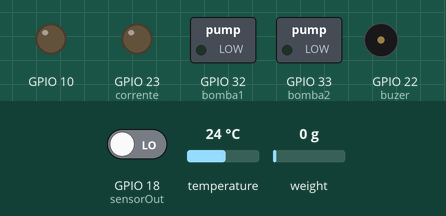
This sketch was run on a simulated ESP32. Parts: switched loads named in the sketch (green lamp = pin HIGH), output pins drawn as LEDs (lit = HIGH), buzzer (waves = sounding). The test bench sets the inputs (shaded band); at power-on: weight on the scale 0 g, GPIO 18 (sensorOut) LOW, temperature 24 °C. Pins used as bus, display or sensor lines are not drawn; what the sketch prints to the serial monitor is not drawn.

Above: at 9.3 s.
9.4 s: weight on the scale set to 10 g
At 19.9 s:
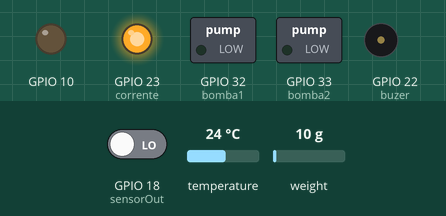
20.7 s: weight on the scale set to 13 g
At 29.2 s:
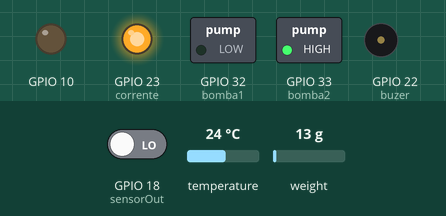
Timing chart, 0 to 30.7 s (numbered marks = the images above; inputs shaded):
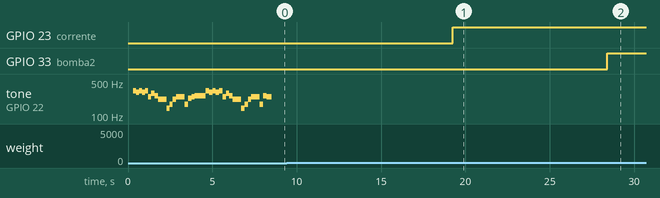

The sketch:

Main_Code.ino
```cpp
//temperatura
#include <OneWire.h>
#include <HX711.h>
#include <DallasTemperature.h>
#include <ESP32Servo.h>
#include "pitches.h"


#define ONE_WIRE_BUS 5
#define buzer 22
#define DT 14
#define SCK 27
#define bomba1 32
#define bomba2 33
#define zero_factor -324559
#define DEC_POINT  2
const int corrente= 23 ;
float offset=0;
float get_units_kg();
float Pararbombadetintabranca ;
float Pararbombadetintapreta ;
// BluetoothSerial SerialBT;

OneWire oneWire(ONE_WIRE_BUS);

HX711 scale;

DallasTemperature sensors(&oneWire);

extern void buzzer();
extern void temperatura();
extern void cor();
extern int getRedPW();
extern int getGreenPW();
extern int getBluePW();
extern void peso();


int peso1=0;
int pesoMax=2;


 float CelciusMax=26;
 float Celcius=0;
 float pesoFinal = 2.918;
float massaPresente = 0;
float lerPeso = 0;
float percentagem=0.5;
float calibration_factor =-1388779.00;//-158779
//cor
// Define color sensor pins

#define S0 4
#define S1 2
#define S2 19
#define S3 21
#define sensorOut 18

// Calibration Values
// Get these from Calibration Sketch

int redMin = 389; // Red minimum value
int redMax = 443; // Red maximum value
int greenMin = 458; // Green minimum value
int greenMax = 530; // Green maximum value
int blueMin = 376; // Blue minimum value
int blueMax = 432; // Blue maximum value

// Variables for Color Pulse Width Measurements

int redPW = 0;
int greenPW = 0;
int bluePW = 0;
// Variables for final Color values

int redValue;
int greenValue;
int blueValue;
float branco = (blueValue/2.55);

//COnfiguração de variaveis
int configtemperatura = 0;
int configpeso = 0;
float configpercentagem = 0;
float percentagemdebranco;
float preto ;
void setup() {

  Serial.print("PesoFinal");
Serial.print(pesoMax);
Serial.print("   Temperatura máxima:");
Serial.print(CelciusMax);
//Serial.print( "  Tinta preta:");
//Serial.print(Pararbombadetintapreta*pesoMax);
//Serial.print( "  Tinta branca:");
//Serial.print(Pararbombadetintabranca*pesoMax);
//Serial.println(" ");

  //configuracaovariaveis();
  pinMode(10, OUTPUT);
  pinMode(bomba1,OUTPUT);
  pinMode (bomba2, OUTPUT);
  pinMode (corrente,  OUTPUT);
  scale.begin (DT, SCK);
  scale.set_scale(calibration_factor);

  scale.set_offset(zero_factor);
Serial.begin(115200);
 // Set S0 - S3 as outputs

 pinMode(S0, OUTPUT);
  pinMode(S1, OUTPUT);
  pinMode(S2, OUTPUT);
  pinMode(S3, OUTPUT);
  pinMode(buzer,OUTPUT);
  // Set Sensor output as input
  pinMode(sensorOut, INPUT);
  digitalWrite (corrente, LOW);
  // Set Frequency scaling to 20%
  digitalWrite(S0,HIGH);
  digitalWrite(S1,LOW);

  sensors.begin();
  // Setup Serial Monitor


}

void loop() {
  buzzer();
  peso();
  while(lerPeso < pesoMax){
  cor();
  percentagemdebranco = (branco/100);
  float preto = 1 - percentagemdebranco;
  Pararbombadetintapreta = preto;
  Pararbombadetintabranca = percentagemdebranco;

  Serial.println (percentagemdebranco);
  Serial.println (preto);

  cor();
  peso();


 temperatura();

  peso();
  Serial.println();

  Serial.println (Celcius);
  Serial.println ("ºC");


    while(lerPeso< (percentagemdebranco* pesoMax)){
      digitalWrite (bomba1, HIGH);
    }
    while (lerPeso > percentagemdebranco*pesoMax && lerPeso < pesoMax){
    digitalWrite (bomba1, LOW);
    digitalWrite (bomba2, HIGH);
    }
    if (lerPeso >= pesoMax){
      digitalWrite (bomba1, LOW);
      digitalWrite (bomba2, LOW);
    }
    temperatura();
    Serial.println(Celcius);
     if(Celcius<CelciusMax){
        digitalWrite(corrente,HIGH);
      }else{
        digitalWrite(corrente,LOW);
         buzzer();
      }
  }
 }
```

Buzzer_MarioTheme.ino
```cpp
void buzzer();
void buzzer() {
// play e4
  delay(300);
  tone(22, 329.63, 300);
  delay(175);
  // play d4#
  tone(22, 311.13, 300);
  delay(175);
  // play e4
  tone( 22, 329.63, 300);
  delay(175);
  // play d4#
  tone( 22,311.13, 300);
  delay(175);
  // play e4
  tone(22, 329.63, 300);
  delay(175);
  // play b3
  tone( 22, 246.94, 300);
  delay(200);
  // play d4
  tone(22, 293.66,300);
  delay(200);
  // play c4
  tone(22, 261.63,300);
  delay(200);
  // play a3
  tone(22, 220, 900);
  delay(500);
  // play d3
  tone(22,146.83, 300);
  delay(175);
  //play f3
  tone(22, 174.61, 300);
  delay(200);
  //play a3
  tone(22, 220, 300);
  delay(200);
  // play b3
  tone(22, 246.94, 900);
  delay(500);
  // play f3
  tone(22, 174.61, 300);
  delay(200);
  // play a3#
  tone(22, 233.08, 300);
  delay(200);
  // play b3
  tone(22, 246.94, 300);
  delay(200);
  // play c4
  tone(22, 261.63, 900);
  delay(500);
  delay(150);
  // play e4
  tone(22, 329.63, 300);
  delay(200);
  // play d4#
  tone(22, 311.13, 300);
  delay(200);
  // play e4
  tone(22, 329.63, 300);
  delay(200);
  // play d4#
  tone(22, 311.13, 300);
  delay(200);
  // play e4
  tone(22, 329.63, 300);
  delay(200);
  // play b3
  tone(22, 246.94, 300);
  delay(200);
  // play d4
  tone(22, 293.66, 300);
  delay(200);
  // play c4
  tone(22, 261.63, 300);
  delay(200);
  // play a3
  tone(22, 220, 900);
  delay(500);
  // play d3
  tone(22, 146.83, 300);
  delay(200);
  // play f3
  tone(22, 174.61, 300);
  delay(200);
  // play a3
  tone(22, 220, 300);
  delay(200);
  // play b3
  tone(22, 246.94, 900);
  delay(500);
  // play f3
  tone(22, 174.61, 300);
  delay(200);
  // play c4
  tone(22, 261.63, 300);
  delay(200);
  // play b3
  tone(22, 246.94, 300);}
```

Color_Calibration.ino
```cpp
void cor();
int getRedPW();
int getGreenPW();
int getBluePW();


void cor(){


  redPW = getRedPW();
  // Map to value from 0-255
  redValue = map(redPW, redMin,redMax,255,0);
  // Delay to stabilize sensor
  delay(200);
  greenPW = getGreenPW();
  // Map to value from 0-255
  greenValue = map(greenPW, greenMin,greenMax,255,0);
  // Delay to stabilize sensor
  delay(200);

  // Read Blue value
  bluePW = getBluePW();
  // Map to value from 0-255
  blueValue = map(bluePW, blueMin,blueMax,255,0);
  // Delay to stabilize sensor
  delay(200);

  // Print output to Serial Monitor
  Serial.print("Red = ");
  Serial.print(redValue);
  Serial.print(" - Green = ");
  Serial.print(greenValue);
  Serial.print(" - Blue = ");
  Serial.println(blueValue);

  float branco= 33;
}
int getRedPW() {

  // Set sensor to read Red only
  digitalWrite(S2,LOW);
  digitalWrite(S3,LOW);
  // Define integer to represent Pulse Width
  int PW;
  // Read the output Pulse Width
  PW = pulseIn(sensorOut, LOW);
  // Return the value
  return PW;

}
int getGreenPW() {

  // Set sensor to read Green only
  digitalWrite(S2,HIGH);
  digitalWrite(S3,HIGH);
  // Define integer to represent Pulse Width
  int PW;
  // Read the output Pulse Width
  PW = pulseIn(sensorOut, LOW);
  // Return the value
  return PW;

}
int getBluePW() {
  // Set sensor to read Blue only
  digitalWrite(S2,LOW);
  digitalWrite(S3,HIGH);
  // Define integer to represent Pulse Width
  int PW;
  // Read the output Pulse Width
  PW = pulseIn(sensorOut, LOW);
  // Return the value
  return PW;
}
```

Temperature_Calibration.ino
```cpp
void temperatura();
void temperatura(){
 sensors.requestTemperatures();
  Celcius=sensors.getTempCByIndex(0);

  Serial.print(" C  ");
  Serial.print(Celcius);

  delay(1000);
 }
```

weight_Calibration.ino
```cpp
void peso();
void peso(){

  Serial.print("Reading: ");
  String data = String(get_units_kg()+offset, DEC_POINT);
  lerPeso = data.toFloat();
  Serial.print(data);
 // lerPeso == atof (data.c_str());
  Serial.println(" kg");
 Serial.println(lerPeso);
}
float get_units_kg()

{
  return(scale.get_units()*0.453592);
}
```

Measured:
- the behaviour switches between 11 and 12 g on weight on the scale (found by bisection; images 1 and 2)
- after the input at 20.7 s, GPIO 33 (bomba2): LOW → HIGH after 7.7 s
- by itself, tone on GPIO 22 (buzer): plays 329 Hz for 0.18 s, 311 Hz for 0.18 s, 329 Hz for 0.18 s, 311 Hz for 0.18 s, 329 Hz for 0.18 s, 246 Hz for 0.20 s … (33 notes in this stretch)
